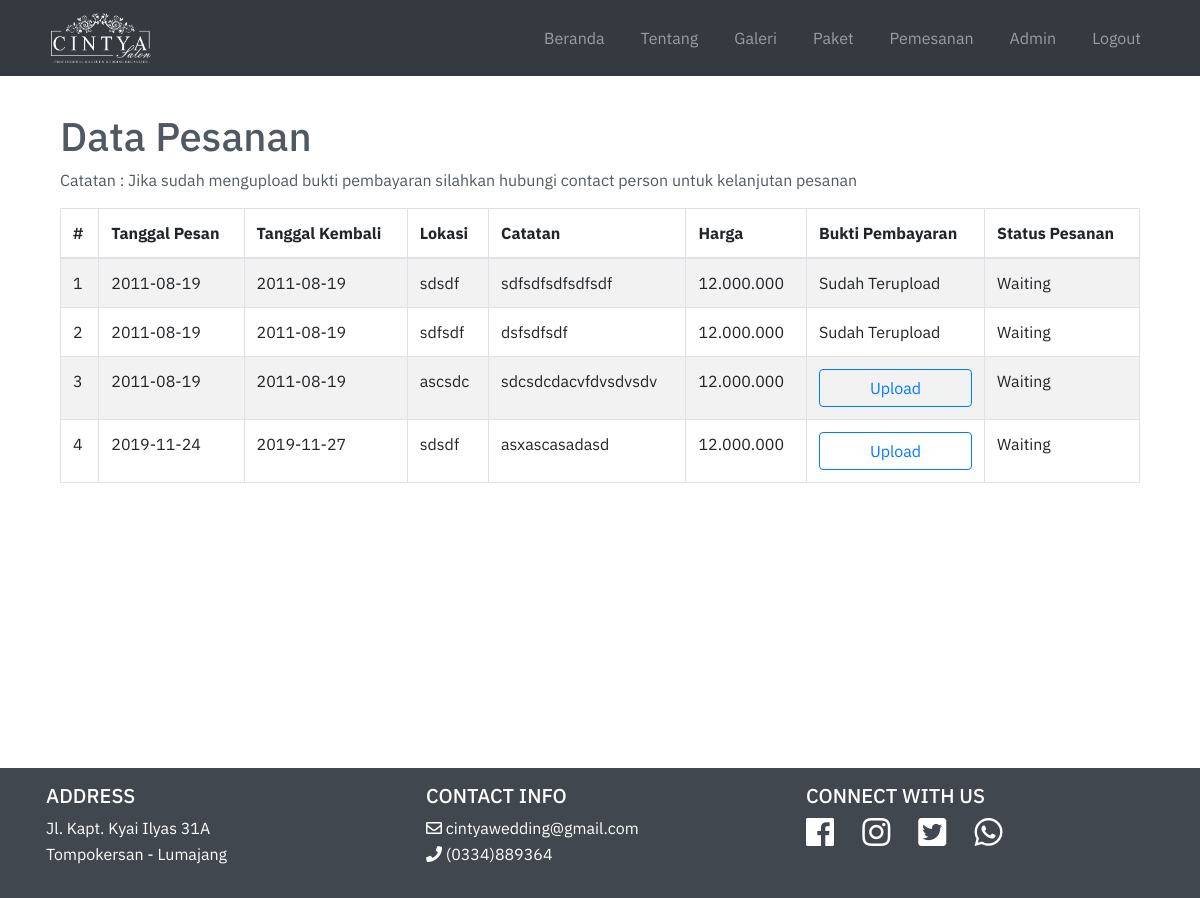
The page /status2.php (signed in) on the database its author committed.
### tables this page shows
CREATE TABLE `pemesanan` (
  `id_pemesanan` int(255) NOT NULL,
  `catatan` varchar(255) DEFAULT NULL,
  `id_paket` int(11) NOT NULL,
  `tgl_pesan` date NOT NULL,
  `tgl_kembali` date NOT NULL,
  `status` varchar(255) NOT NULL DEFAULT 'Waiting',
  `lokasi` varchar(255) NOT NULL,
  `bukti_pembayaran` varchar(255) DEFAULT NULL,
  `user_id` int(11) NOT NULL
);

CREATE TABLE `paket` (
  `id_paket` int(11) NOT NULL,
  `nama_paket` varchar(45) DEFAULT NULL,
  `harga` varchar(45) DEFAULT NULL,
  `dekorasi` varchar(255) DEFAULT NULL,
  `rias_baju` varchar(255) DEFAULT NULL,
  `dokumentasi` varchar(255) DEFAULT NULL,
  `mc` varchar(45) DEFAULT NULL,
  `free` varchar(255) DEFAULT NULL,
  `foto` varchar(255) NOT NULL
);

### status2.php (the view, shortened to what this page needs)
<!DOCTYPE html>
<html lang="en">
<?php include 'includes/head.php' ?>
<body>
    <?php include 'includes/navbar.php' ?>
    <div class="container mt-5 pt-5 " style="min-height:720px">
        <div class="container-fluid mt-3">
            <h1 class="">Data Pesanan</h1>
            <p>Catatan : Jika sudah mengupload bukti pembayaran silahkan hubungi contact person untuk kelanjutan pesanan</p>
        </div>
        <div class="container">
            <table class="table table-striped table-bordered">
                <thead>
                    <tr>
                        <th>#</th>
                        <th>Tanggal Pesan</th>
                        <th>Tanggal Kembali</th>
                        <th>Lokasi</th>
                        <th>Catatan</th>
                        <th>Harga</th>
                        <th>Bukti Pembayaran</th>
                        <th>Status Pesanan</th>
                    </tr>
                </thead>
                <tbody>
                    <?php
                    @$id_user = $_SESSION["id"];
                    $query = "SELECT * FROM pemesanan WHERE user_id = '$id_user' ";
                    $result = mysqli_query($con, $query);
                    $query2 = "SELECT * FROM paket INNER JOIN pemesanan ON (paket.id_paket=pemesanan.id_paket)";
                    $result2 = mysqli_query($con, $query2);
                    $paket = mysqli_fetch_assoc($result2);
                    if (mysqli_num_rows($result) > 0) {
                        $no = 0;
                        while ($row = mysqli_fetch_assoc($result)) {
                            $no++; ?>
                            <tr>
                                <td><?php echo $no ?></td>
                                <td><?php echo $row["tgl_pesan"] ?></td>
                                <td><?php echo $row["tgl_kembali"] ?></td>
                                <td><?php echo $row["lokasi"] ?></td>
                                <td><?php echo $row["catatan"] ?></td>
                                <td><?php echo $paket["harga"] ?></td>
                                <td>
                                    <?php
                                            if ($row["bukti_pembayaran"] != null) { ?>
                                        Sudah Terupload
                                    <?php } else { ?>
                                        <button type="button" class="btn btn-block btn-outline-primary" data-toggle="modal" data-target="#modal<?php echo $row["id_pemesanan"] ?>">
                                            Upload
                                        </button>
                                    <?php } ?>
                                </td>
                                <td><?php echo $row["status"] ?></td>
                            </tr>
                        <?php } ?>
                    <?php }
                    ?>
                </tbody>
            </table>
        </div>
    </div>
    <?php include 'includes/footer.php' ?>
</body>
</html>

### css/style.css (style rules this page uses)
body { overflow-x: hidden; font-family: 'IBM Plex Sans', sans-serif; color: #505962; }

### rows shown on the page
pemesanan: tgl_pesan "2011-08-19", tgl_kembali "2011-08-19", lokasi "sdsdf", catatan "sdfsdfsdfsdfsdf", id_paket.harga "12.000.000", bukti_pembayaran "Sudah Terupload", status "Waiting"
pemesanan: tgl_pesan "2011-08-19", tgl_kembali "2011-08-19", lokasi "sdfsdf", catatan "dsfsdfsdf", id_paket.harga "12.000.000", bukti_pembayaran "Sudah Terupload", status "Waiting"
pemesanan: tgl_pesan "2011-08-19", tgl_kembali "2011-08-19", lokasi "ascsdc", catatan "sdcsdcdacvfdvsdvsdv", id_paket.harga "12.000.000", status "Waiting"
pemesanan: tgl_pesan "2019-11-24", tgl_kembali "2019-11-27", lokasi "sdsdf", catatan "asxascasadasd", status "Waiting"
paket: harga "12.000.000"
